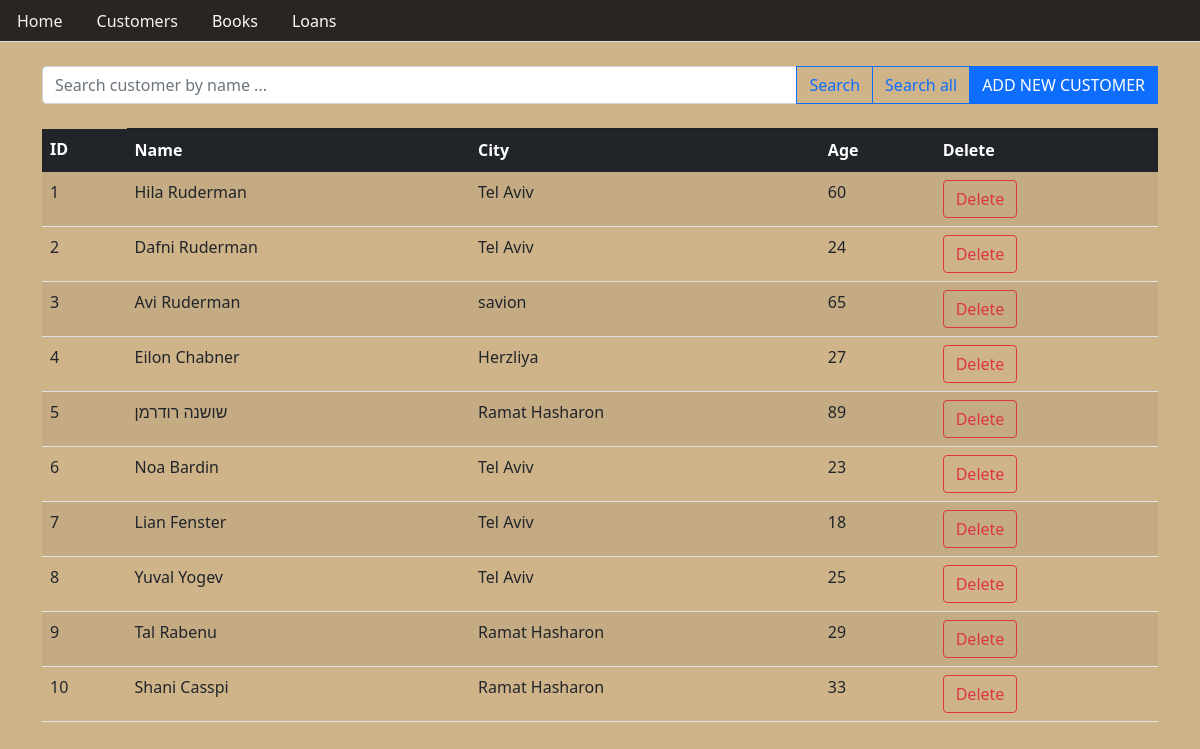
Page /customers on the committed database.
### tables this page shows
CREATE TABLE customers (
	id INTEGER NOT NULL, 
	"Name" VARCHAR, 
	"City" VARCHAR, 
	"Age" INTEGER, 
	PRIMARY KEY (id)
);

### app.py (the view)
@api.route('/customers', methods=['GET','POST'])
def customers():
    if request.method=='GET':
        if request.args.get('name') != None:
            customersList=dbms.print_customer_by_name(request.args.get('name'))
            return render_template("customers.html",customersList=customersList)
    customersList= dbms.print_all(table= mydatabase.CUSTOMERS)
    return render_template("customers.html",customersList=customersList)

### database/mydatabase.py (called while the page is built)
    def print_all(self, table='', query=''):
        query = query if query != '' else f"SELECT * FROM '{table}';"
        print(" ")
        print(f'printing {table} table : ')
        print('__________________________')
        print(" ")
        res = []
        with self.db_engine.connect() as connection:
            try:
                result = connection.execute(query)
            except Exception as e:
                print(e)
            else:
                for row in result:
                    res.append( row)
                result.close()
        return (res)

### templates/customers.html (shortened to what this page needs)
{%extends 'layout.html'%}
{% block body%}
<div class="container">
  <br>
  <form class="input-group" method="GET" class="form-inline my-2 my-lg-0">
    <input
      name="name"
      class="form-control mr-sm-2"
      type="text"
      placeholder="Search customer by name ..."
      aria-label="Search"
    />
    <button class="btn btn-outline-primary" type="submit">Search</button>
    <a class="btn btn-outline-primary" type="button" href="/customers"
      >Search all</a
    >
    <button
      style="position: sticky"
      type="button"
      class="btn btn-primary"
      data-bs-toggle="modal"
      data-bs-target="#exampleModal"
    >
      ADD NEW CUSTOMER
    </button>
    <br />
  </form>
  <br />
</div>
<div class="container">
  <table class="table table-striped">
    <thead class="thead-light">
      <tr class="table table-dark">
        <th scope="col" style="border-color: rgb(32, 32, 32);">ID</th>
        <th scope="col" style="border-color: rgb(32, 32, 32);">Name</th>
        <th scope="col" style="border-color: rgb(32, 32, 32);">City</th>
        <th scope="col" style="border-color: rgb(32, 32, 32);">Age</th>
        <th scope="col" style="border-color: rgb(32, 32, 32);">Delete</th>
      </tr>
    </thead>
    <tbody>
      {%for customer in customersList%}
      <tr>
        <td>{{customer.id}}</td>
        <td>{{customer.Name}}</td>
        <td>{{customer.City}}</td>
        <td>{{customer.Age}}</td>
        <td>
          <a
            class="btn btn-outline-danger"
            href="/deleteCustomer?name={{customer.Name}}&id={{customer.id}}"
            >Delete</a
          >
        </td>
      </tr>
      {% endfor %}
    </tbody>
  </table>
</div>
{% endblock %}

### templates/layout.html (shortened to what this page needs)
<!DOCTYPE html>
<html lang="en">
<head>
    <link href="https://cdn.jsdelivr.net/npm/bootstrap@5.1.3/dist/css/bootstrap.min.css" rel="stylesheet">
</head>
<body style="background-color: rgb(207, 180, 138);">
    <ul class="nav nav-tabs sticky-top" style="background-color: rgb(41, 38, 34)">
        <li class="nav-item">
          <a style="color: rgb(245, 241, 241);" class="nav-link" href="/">Home</a>
        </li>
        <li class="nav-item">
          <a style="color: rgb(252, 243, 243);" class="nav-link" href="/customers">Customers</a>
        </li>
        <li class="nav-item">
          <a style="color: rgb(255, 249, 249);" class="nav-link" href="/books">Books</a>
        </li>
        <li class="nav-item">
          <a style="color: rgb(255, 251, 251);" class="nav-link" href="/loansNEW">Loans</a>
        </li>
      </ul>
      {% block body %}
      {% endblock %}
</body>
</html>

### rows in the picture
customers: id "1", Name "Hila Ruderman", City "Tel Aviv", Age "60"
customers: id "2", Name "Dafni Ruderman", City "Tel Aviv", Age "24"
customers: id "3", Name "Avi Ruderman", City "savion", Age "65"
customers: id "4", Name "Eilon Chabner", City "Herzliya", Age "27"
customers: id "5", Name "שושנה רודרמן", City "Ramat Hasharon", Age "89"
customers: id "6", Name "Noa Bardin", City "Tel Aviv", Age "23"
customers: id "7", Name "Lian Fenster", City "Tel Aviv", Age "18"
customers: id "8", Name "Yuval Yogev", City "Tel Aviv", Age "25"
customers: id "9", Name "Tal Rabenu", City "Ramat Hasharon", Age "29"
customers: id "10", Name "Shani Casspi", City "Ramat Hasharon", Age "33"
